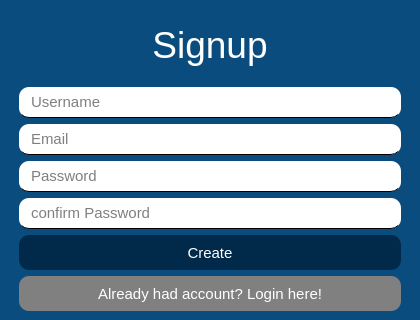
<?xml version="1.0" encoding="UTF-8"?>
<ui version="4.0">
 <class>MainWindow</class>
 <widget class="QMainWindow" name="MainWindow">
  <property name="geometry">
   <rect>
    <x>0</x>
    <y>0</y>
    <width>420</width>
    <height>320</height>
   </rect>
  </property>
  <property name="sizePolicy">
   <sizepolicy hsizetype="Fixed" vsizetype="Fixed">
    <horstretch>0</horstretch>
    <verstretch>0</verstretch>
   </sizepolicy>
  </property>
  <property name="minimumSize">
   <size>
    <width>420</width>
    <height>320</height>
   </size>
  </property>
  <property name="maximumSize">
   <size>
    <width>420</width>
    <height>320</height>
   </size>
  </property>
  <property name="windowTitle">
   <string>MainWindow</string>
  </property>
  <property name="styleSheet">
   <string notr="true">#centralwidget{
	background-color :#0b4c7e;
}
#title {
	color: white;
	padding: 5px 10px;
}

QLineEdit {
	padding: 5px 10px;
	background-color: white;
	font-size: 15px;
	border: none;
	border-bottom: 1px solid black;
	border-radius: 10px;
	color: black;
}

QPushButton {
	background-color: #012a4a;
	color : white;
    border-radius: 10px;
	min-height: 25px;
	min-width: 15px;
	padding: 5px 7px;
	font-weigth: 800;
	font-size: 15px;
}

QPushButton:hover {
	background-color: #fb8b24;
}
</string>
  </property>
  <widget class="QWidget" name="centralwidget">
   <layout class="QVBoxLayout" name="verticalLayout_2">
    <item>
     <layout class="QVBoxLayout" name="verticalLayout">
      <property name="leftMargin">
       <number>10</number>
      </property>
      <property name="rightMargin">
       <number>10</number>
      </property>
      <item>
       <widget class="QLabel" name="title">
        <property name="font">
         <font>
          <pointsize>28</pointsize>
         </font>
        </property>
        <property name="text">
         <string>Signup</string>
        </property>
        <property name="alignment">
         <set>Qt::AlignCenter</set>
        </property>
       </widget>
      </item>
      <item>
       <widget class="QLineEdit" name="username">
        <property name="text">
         <string/>
        </property>
        <property name="placeholderText">
         <string>Username</string>
        </property>
       </widget>
      </item>
      <item>
       <widget class="QLineEdit" name="email">
        <property name="text">
         <string/>
        </property>
        <property name="placeholderText">
         <string>Email</string>
        </property>
       </widget>
      </item>
      <item>
       <widget class="QLineEdit" name="password">
        <property name="text">
         <string/>
        </property>
        <property name="echoMode">
         <enum>QLineEdit::Password</enum>
        </property>
        <property name="placeholderText">
         <string>Password</string>
        </property>
       </widget>
      </item>
      <item>
       <widget class="QLineEdit" name="confirmPassword">
        <property name="text">
         <string/>
        </property>
        <property name="echoMode">
         <enum>QLineEdit::Password</enum>
        </property>
        <property name="placeholderText">
         <string>confirm Password</string>
        </property>
       </widget>
      </item>
      <item>
       <widget class="QPushButton" name="signup_btn">
        <property name="font">
         <font>
          <pointsize>-1</pointsize>
         </font>
        </property>
        <property name="text">
         <string>Create</string>
        </property>
       </widget>
      </item>
      <item>
       <widget class="QPushButton" name="login_btn">
        <property name="font">
         <font>
          <pointsize>-1</pointsize>
         </font>
        </property>
        <property name="styleSheet">
         <string notr="true">background-color: gray;</string>
        </property>
        <property name="text">
         <string>Already had account? Login here!</string>
        </property>
       </widget>
      </item>
     </layout>
    </item>
   </layout>
  </widget>
 </widget>
 <resources/>
 <connections/>
</ui>
